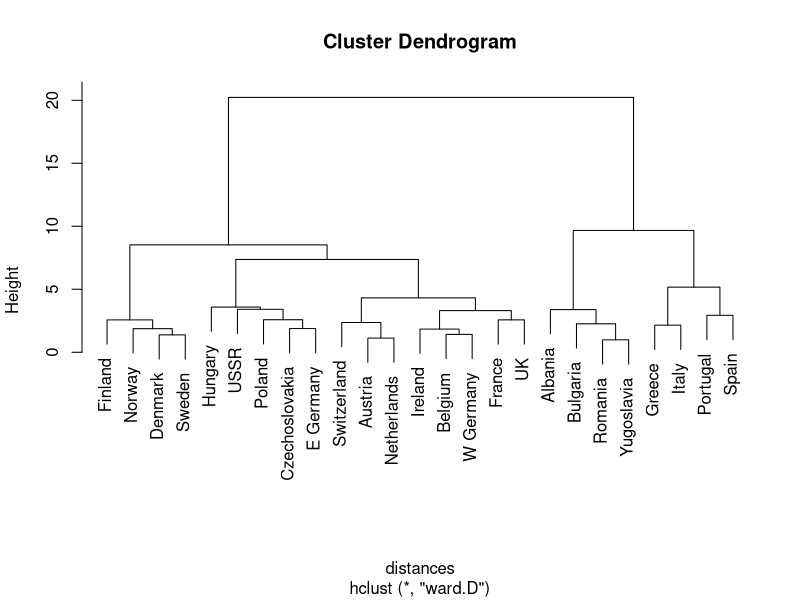

Reproduce this figure in R.
## ---- chunk 1
setwd("/users/bcarancibia/CUNY_IS_621/Final/")
## ---- chunk 2
protein <- read.csv("country-protein.csv", header=TRUE, sep="\t")
## ---- chunk 3

proteinmatrix <- scale(protein[,2:10])
attr(proteinmatrix, "scaled:center")
attr(proteinmatrix, "scaled:scale")

## ---- chunk 4
distances <- dist(proteinmatrix, method="euclidean")
protein.hierarchical <- hclust(distances, method="ward.D")
plot(protein.hierarchical, labels=protein$Country)
## ---- chunk 5
proteinmatrix <- scale(protein[,2:10])
protein.kmeans <- kmeans(proteinmatrix, centers=5,iter.max=100, nstart=100)
## ---- chunk 6
summary(protein.kmeans)
protein.kmeans$cluster
protein.kmeans$totss
protein.kmeans$withinss
protein.kmeans$size
## ---- chunk 7
protein$cluster <- protein.kmeans$cluster
proteinsorted <- protein[order(protein$cluster),]
View(proteinsorted) # inspect the dataframe
